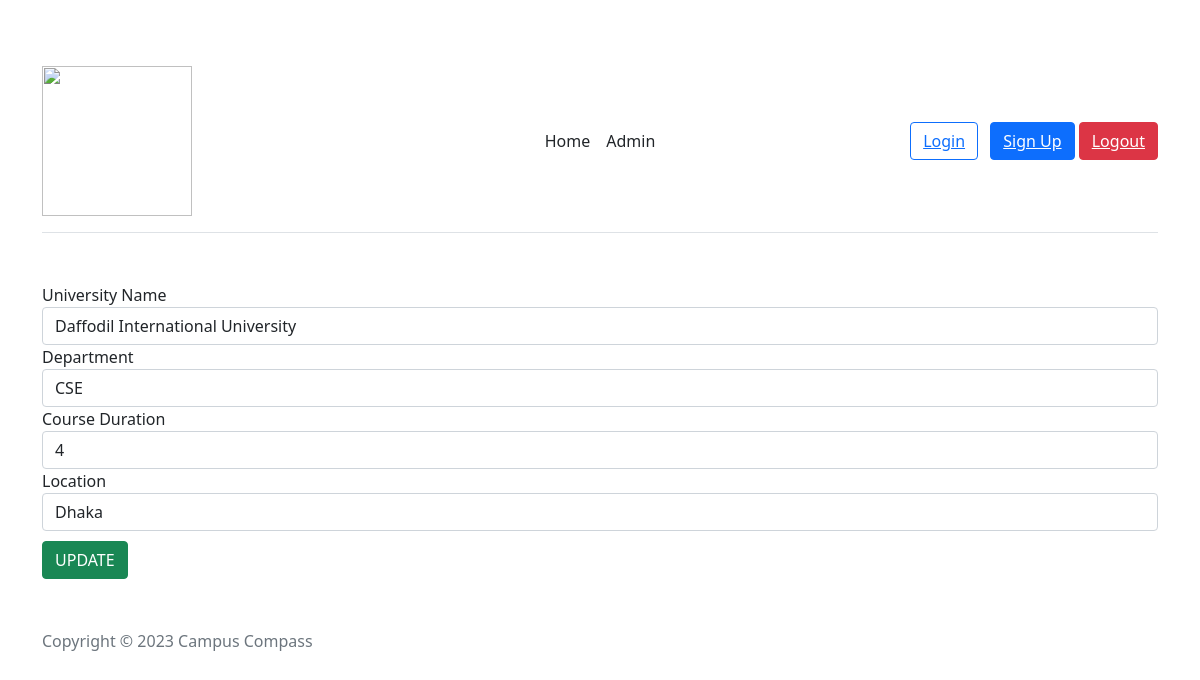
Screenshot of /update_page_1.php?id=4 with the database file from the repository.
### tables this page shows
CREATE TABLE `students` (
  `id` int(11) NOT NULL,
  `uni_name` varchar(255) NOT NULL,
  `department` varchar(255) NOT NULL,
  `courses_duration` varchar(255) NOT NULL,
  `location` varchar(255) NOT NULL,
  `desc` text NOT NULL
);

### update_page_1.php (the view, shortened to what this page needs)
<?php include("header.php");?>
<?php include("dbcon.php");?>
    <?php
        if(isset($_GET['id'])){
            $id =$_GET['id'];
            $query = "select * from `students` where `id` = '$id'";
            $result = mysqli_query($connection, $query);
            if(!$result){
                die("Query Failed**".mysqli_error($connection));
            }
            else{
                $row = mysqli_fetch_assoc($result);
            }
        }
    ?>
    <form action="update_page_1.php?id_new=<?php echo $id;?>" method="post">
        <div class="form-group">
            <label for="uni_name">University Name	</label>
            <input type="text" name="uni_name" class="form-control" value="<?php echo $row['uni_name'] ?>">
        </div>
        <div class="form-group">
            <label for="department">Department</label>
            <input type="text" name="department" class="form-control" value="<?php echo $row['department'] ?>">
        </div>
        <div class="form-group">
            <label for="courses_duration">Course Duration</label>
            <input type="text" name="courses_duration" class="form-control" value="<?php echo $row['courses_duration'] ?>">
        </div>
        <div class="form-group">
            <label for="location">Location</label>
            <input type="text" name="location" class="form-control" value="<?php echo $row['location'] ?>">
        </div>
        <div class="update_btn">
            <input type="submit" class="btn btn-success" name="update_students" value="UPDATE">
        </div>
    </form>
<?php include("footer.php");?>

### style.css (style rules this page uses)
.update_btn { margin-top: 10px; }

### rows the page displays
students: uni_name "Daffodil International University", department "CSE", courses_duration "4", location "Dhaka"
